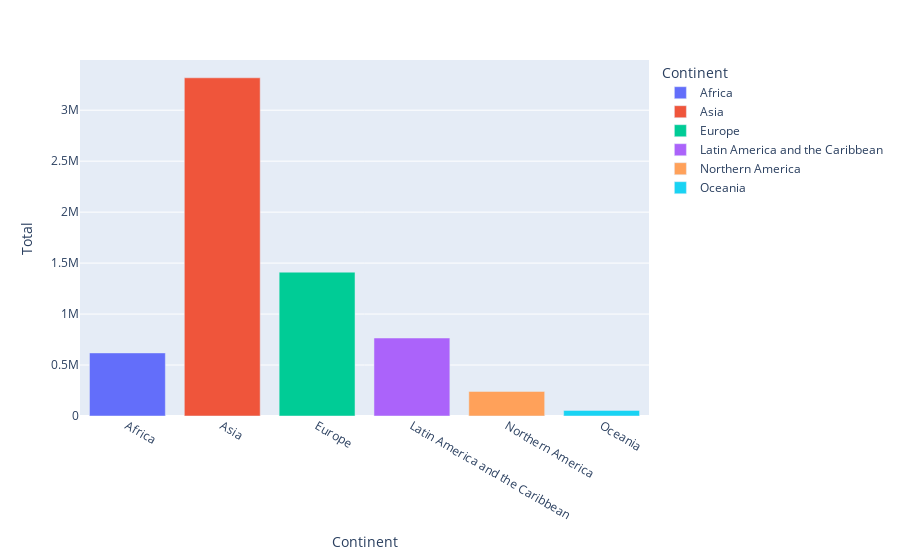

Here is the notebook cell this chart was saved with:
### Code cell
px.bar(Continent_df, x=Continent_df.index, y='Total', color=Continent_df.index)

### Figure 1 — Plotly figure (JSON) as saved in the notebook; plotly's stock layout.template omitted (floating-point values rounded to 4 significant figures)
{"data": [{"alignmentgroup": "True", "hovertemplate": "Continent=%{x}<br>Total=%{y}<extra></extra>", "legendgroup": "Africa", "marker": {"color": "#636efa", "pattern": {"shape": ""}}, "name": "Africa", "offsetgroup": "Africa", "orientation": "v", "showlegend": true, "textposition": "auto", "type": "bar", "x": ["Africa"], "xaxis": "x", "y": [618948], "yaxis": "y"}, {"alignmentgroup": "True", "hovertemplate": "Continent=%{x}<br>Total=%{y}<extra></extra>", "legendgroup": "Asia", "marker": {"color": "#EF553B", "pattern": {"shape": ""}}, "name": "Asia", "offsetgroup": "Asia", "orientation": "v", "showlegend": true, "textposition": "auto", "type": "bar", "x": ["Asia"], "xaxis": "x", "y": [3317794], "yaxis": "y"}, {"alignmentgroup": "True", "hovertemplate": "Continent=%{x}<br>Total=%{y}<extra></extra>", "legendgroup": "Europe", "marker": {"color": "#00cc96", "pattern": {"shape": ""}}, "name": "Europe", "offsetgroup": "Europe", "orientation": "v", "showlegend": true, "textposition": "auto", "type": "bar", "x": ["Europe"], "xaxis": "x", "y": [1410947], "yaxis": "y"}, {"alignmentgroup": "True", "hovertemplate": "Continent=%{x}<br>Total=%{y}<extra></extra>", "legendgroup": "Latin America and the Caribbean", "marker": {"color": "#ab63fa", "pattern": {"shape": ""}}, "name": "Latin America and the Caribbean", "offsetgroup": "Latin America and the Caribbean", "orientation": "v", "showlegend": true, "textposition": "auto", "type": "bar", "x": ["Latin America and the Caribbean"], "xaxis": "x", "y": [765148], "yaxis": "y"}, {"alignmentgroup": "True", "hovertemplate": "Continent=%{x}<br>Total=%{y}<extra></extra>", "legendgroup": "Northern America", "marker": {"color": "#FFA15A", "pattern": {"shape": ""}}, "name": "Northern America", "offsetgroup": "Northern America", "orientation": "v", "showlegend": true, "textposition": "auto", "type": "bar", "x": ["Northern America"], "xaxis": "x", "y": [241142], "yaxis": "y"}, {"alignmentgroup": "True", "hovertemplate": "Continent=%{x}<br>Total=%{y}<extra></extra>", "legendgroup": "Oceania", "marker": {"color": "#19d3f3", "pattern": {"shape": ""}}, "name": "Oceania", "offsetgroup": "Oceania", "orientation": "v", "showlegend": true, "textposition": "auto", "type": "bar", "x": ["Oceania"], "xaxis": "x", "y": [55174], "yaxis": "y"}], "layout": {"barmode": "relative", "legend": {"title": {"text": "Continent"}, "tracegroupgap": 0}, "margin": {"t": 60}, "xaxis": {"anchor": "y", "categoryarray": ["Africa", "Asia", "Europe", "Latin America and the Caribbean", "Northern America", "Oceania"], "categoryorder": "array", "domain": [0, 1], "title": {"text": "Continent"}}, "yaxis": {"anchor": "x", "domain": [0, 1], "title": {"text": "Total"}}}}
